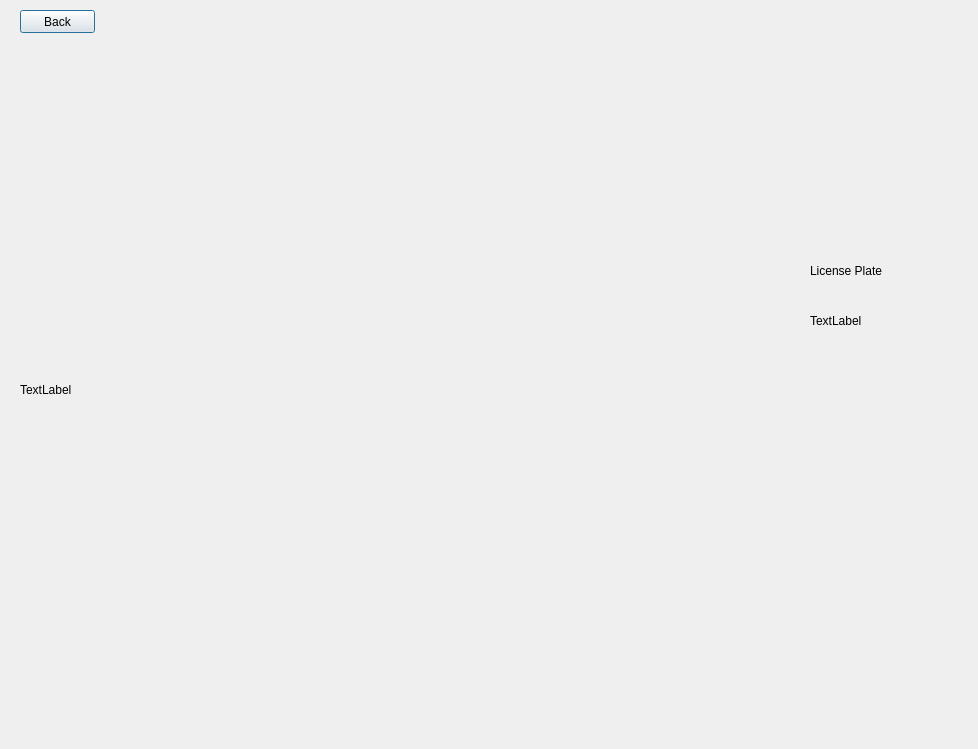
<?xml version="1.0" encoding="UTF-8"?>
<ui version="4.0">
 <class>textloc</class>
 <widget class="QDialog" name="textloc">
  <property name="geometry">
   <rect>
    <x>0</x>
    <y>0</y>
    <width>978</width>
    <height>749</height>
   </rect>
  </property>
  <property name="windowTitle">
   <string>Text Localization</string>
  </property>
  <widget class="QLabel" name="locimg">
   <property name="geometry">
    <rect>
     <x>20</x>
     <y>40</y>
     <width>700</width>
     <height>700</height>
    </rect>
   </property>
   <property name="text">
    <string>TextLabel</string>
   </property>
  </widget>
  <widget class="QLabel" name="locplate">
   <property name="geometry">
    <rect>
     <x>810</x>
     <y>290</y>
     <width>161</width>
     <height>61</height>
    </rect>
   </property>
   <property name="text">
    <string>TextLabel</string>
   </property>
  </widget>
  <widget class="QPushButton" name="pushButton">
   <property name="geometry">
    <rect>
     <x>20</x>
     <y>10</y>
     <width>75</width>
     <height>23</height>
    </rect>
   </property>
   <property name="text">
    <string>Back</string>
   </property>
  </widget>
  <widget class="QLabel" name="label">
   <property name="geometry">
    <rect>
     <x>810</x>
     <y>260</y>
     <width>111</width>
     <height>21</height>
    </rect>
   </property>
   <property name="text">
    <string>License Plate</string>
   </property>
  </widget>
 </widget>
 <resources/>
 <connections/>
</ui>
